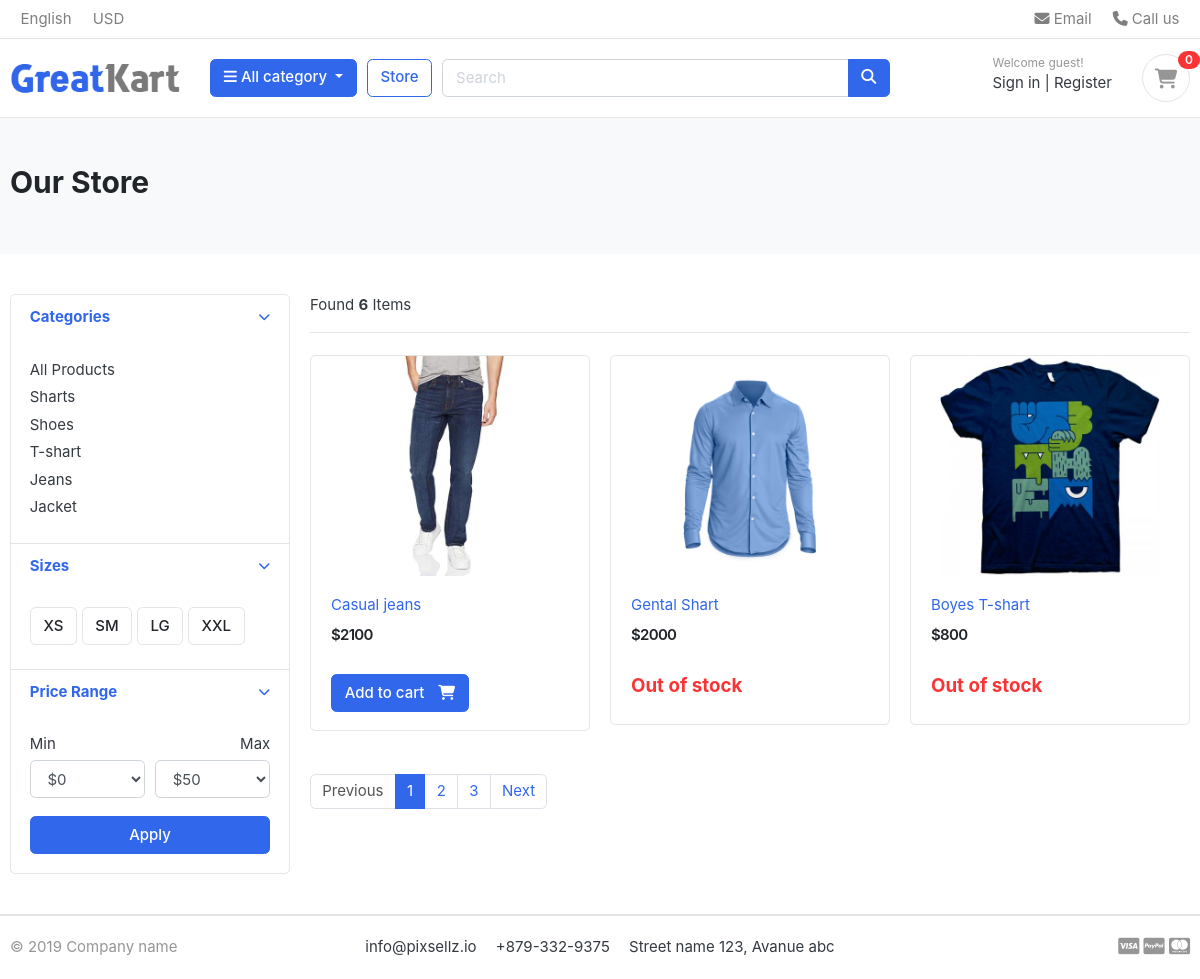
/store/, run on the app's committed database.
### category/models.py (models this page shows, shortened)
class Category(models.Model):
    category=models.CharField(max_length=100)
    slug=models.SlugField(max_length=100,unique=True)
    description=models.TextField()
    image=models.ImageField(upload_to='photos/categories/',blank=True)
    class Meta:
        verbose_name='category'
    def get_url(self):
        return reverse('products_by',args=[self.slug])

### store/models.py (models this page shows, shortened)
class Product(models.Model):
    product_name=models.CharField(max_length=100,unique=True)
    slug=models.SlugField(max_length=200,unique=True)
    description =models.TextField()
    price=models.IntegerField()
    images=models.ImageField(upload_to='photos/products')
    stock =models.IntegerField()
    is_available =models.BooleanField(default=True)
    category=models.ForeignKey(Category,on_delete=models.CASCADE)
    created_date=models.DateTimeField(auto_now_add=True)
    modifited_date=models.DateTimeField(auto_now=True)
    def get_url(self):
        return reverse('product_detail',args=[self.category.slug , self.slug])

### store/views.py (the view)
# urls.py: path('store/', include('store.urls')),
def store(request,category_slug=None):
    categories=None
    products=None
    if category_slug != None:
        categories =get_object_or_404(Category, slug=category_slug)
        products=Product.objects.filter(category=categories, is_available=True)
        product_count=products.count()
    else:
        products = Product.objects.filter(is_available=True)
        paginator=Paginator(products,3)
        page=request.GET.get('page')
        pages_products=paginator.get_page(page)
        product_count=products.count()
    context = {
        'products': pages_products,
        'product_count':product_count,
    }
    return render(request, 'store/store.html', context)

### carts/context_processore.py (called while the page is built)
def counter(request):
    cart_count=0
    if 'admin' in request.path:
        return {}
    else:
        try:
            cart=Cart.objects.filter(cart_id=_cart_id(request))
            cart_items=CartItem.objects.all().filter(cart=cart[:1])
            for cart_item in cart_items:
                cart_count+=cart_item.quantity
        except Cart.DoesNotExist:
            cart_count=0
        return dict(cart_count=cart_count)

### carts/views.py (called while the page is built)
def _cart_id(request):
    cart = request.session.session_key
    if not cart:
        cart = request.session.create()
    return cart

### category/context_processore.py (called while the page is built)
def menu_links(request):
    links=Category.objects.all()
    return dict(links=links)

### templates/store/store.html (shortened to what this page needs)
{% extends "base.html" %}
{% block content %}
<section class="section-pagetop bg">
  <div class="container">
    <h2 class="title-page">Our Store</h2>
  </div>
</section>
<section class="section-content padding-y">
  <div class="container">
    <div class="row">
      <aside class="col-md-3">
        <div class="card">
          <article class="filter-group">
            <header class="card-header">
              <a href="#" data-toggle="collapse" data-target="#collapse_1" aria-expanded="true">
                <i class="icon-control fa fa-chevron-down"></i>
                <h6 class="title">Categories</h6>
              </a>
            </header>
            <div class="filter-content collapse show" id="collapse_1">
              <div class="card-body">
                <ul class="list-menu">
                  <li><a href="{% url 'store' %}">All Products</a></li>
                  {% for category in links %}
                  <li><a href="{{ category.get_url }}">{{ category.category }}</a></li>
                  {% endfor %}
                </ul>
              </div>
            </div>
          </article>
          <article class="filter-group">
            <header class="card-header">
              <a href="#" data-toggle="collapse" data-target="#collapse_4" aria-expanded="true">
                <i class="icon-control fa fa-chevron-down"></i>
                <h6 class="title">Sizes</h6>
              </a>
            </header>
            <div class="filter-content collapse show" id="collapse_4">
              <div class="card-body">
                <label class="checkbox-btn"><input type="checkbox"><span class="btn btn-light">XS</span></label>
                <label class="checkbox-btn"><input type="checkbox"><span class="btn btn-light">SM</span></label>
                <label class="checkbox-btn"><input type="checkbox"><span class="btn btn-light">LG</span></label>
                <label class="checkbox-btn"><input type="checkbox"><span class="btn btn-light">XXL</span></label>
              </div>
            </div>
          </article>
          <article class="filter-group">
            <header class="card-header">
              <a href="#" data-toggle="collapse" data-target="#collapse_3" aria-expanded="true">
                <i class="icon-control fa fa-chevron-down"></i>
                <h6 class="title">Price Range</h6>
              </a>
            </header>
            <div class="filter-content collapse show" id="collapse_3">
              <div class="card-body">
                <div class="form-row">
                  <div class="form-group col-md-6">
                    <label>Min</label>
                    <select class="mr-2 form-control">
                      <option value="0">$0</option>
                    </select>
                  </div>
                  <div class="form-group text-right col-md-6">
                    <label>Max</label>
                    <select class="mr-2 form-control">
                      <option value="50">$50</option>
                    </select>
                  </div>
                </div>
                <button class="btn btn-block btn-primary">Apply</button>
              </div>
            </div>
          </article>
        </div>
      </aside>
      <main class="col-md-9">
        <header class="border-bottom mb-4 pb-3">
          <div class="form-inline">
            <span class="mr-md-auto">Found <b>{{ product_count }}</b> Items</span>
          </div>
        </header>
        <div class="row">
          {% for product in products %}
          <div class="col-md-4">
            <figure class="card card-product-grid">
              <div class="img-wrap">
                <a href="{{ product.get_url }}">
                  <img src="{{ product.images.url }}" alt="{{ product.product_name }}">
                </a>
              </div>
              <figcaption class="info-wrap">
                <div class="fix-height">
                  <a href="{{ product.get_url }}">{{ product.product_name }}</a>
                  <div class="price-wrap mt-2">
                    <span class="price">${{ product.price }}</span>
                  </div>
                </div>
                {% if product.stock <= 0 %}
                  <h5 class="text-danger">Out of stock</h5>
                {% else %}
                  <a href="{% url 'add_cart' product.id %}" class="btn btn-primary">
                    <span class="text">Add to cart</span>
                    <i class="fas fa-shopping-cart"></i>
                  </a>
                {% endif %}
              </figcaption>
            </figure>
          </div>
          {% endfor %}
        </div>
        <nav class="mt-4" aria-label="Page navigation sample">
          <ul class="pagination">
            <li class="page-item disabled"><a class="page-link" href="#">Previous</a></li>
            <li class="page-item active"><a class="page-link" href="#">1</a></li>
            <li class="page-item"><a class="page-link" href="#">2</a></li>
            <li class="page-item"><a class="page-link" href="#">3</a></li>
            <li class="page-item"><a class="page-link" href="#">Next</a></li>
          </ul>
        </nav>
      </main>
    </div>
  </div>
</section>
{% endblock %}

### static/css/ui.css (style rules this page uses)
html { font-family: "Inter", sans-serif; font-size: 15px; }
.img-wrap { text-align: center; display: block; }
.img-wrap img { max-width: 100%; }
.price-wrap { letter-spacing: -0.7px; }
.padding-y { padding-top: 40px; padding-bottom: 40px; }
figure { margin-bottom: 0; }
article:after, .form-group:after { display: block; clear: both; content: ""; }
.bg { background-color: #f8f9fa; }
.title-page { color: #212529; }
.btn-light { background-color: #fff; border-color: #e4e4e4; }
.btn .text + i { margin-left: 10px; }
[class*=list-] li:after { visibility: hidden; display: block; content: ""; overflow: hidden; height: 0; clear: both; }
.list-menu { list-style: none; margin: 0; padding-left: 0; }
.list-menu li { margin-bottom: 5px; }
.list-menu a { color: #343a40; }
[class*=card-product] .img-wrap { overflow: hidden; position: relative; }
[class*=card-product] .img-wrap img { height: 100%; max-width: 100%; width: auto; display: inline-block; -o-object-fit: cover; object-fit: cover; }
.card-product-grid { margin-bottom: 20px; }
.card-product-grid .img-wrap { border-radius: 0.2rem 0.2rem 0 0; height: 220px; }
.card-product-grid .info-wrap { overflow: hidden; padding: 18px 20px; }
.card-product-grid .fix-height { height: 80px; overflow: hidden; }
.card .img-wrap { overflow: hidden; }
.price { font-weight: 600; color: #212529; }
.icon-control { margin-top: 5px; float: right; font-size: 80%; }
.card-header .title { margin-bottom: 0; line-height: 1.5; }
.filter-group { border-bottom: 1px solid #e4e4e4; }
.filter-group .card-header { border-bottom: 0; }
.filter-group:last-child { border-bottom: 0; }
.checkbox-btn { position: relative; }
.section-pagetop { padding: 45px 0; }

### data on the page
Category: category "Sharts"
Category: category "Shoes"
Category: category "T-shart"
Category: category "Jeans"
Category: category "Jacket"
Product: images (picture), product_name "Casual jeans", price "2100", stock "Add to cart"
Product: images (picture), product_name "Gental Shart", price "2000", stock "Out of stock"
Product: images (picture), product_name "Boyes T-shart", price "800", stock "Out of stock"

### other printed values
{{ cart_count }} "0"
{{ product_count }} "6"
